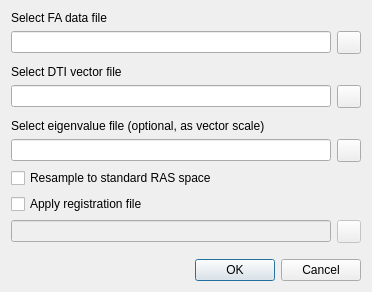
<?xml version="1.0" encoding="UTF-8"?>
<ui version="4.0">
 <class>DialogLoadDTI</class>
 <widget class="QDialog" name="DialogLoadDTI">
  <property name="geometry">
   <rect>
    <x>0</x>
    <y>0</y>
    <width>377</width>
    <height>348</height>
   </rect>
  </property>
  <property name="windowTitle">
   <string>Load DTI Volume</string>
  </property>
  <layout class="QVBoxLayout" name="verticalLayout">
   <property name="sizeConstraint">
    <enum>QLayout::SetFixedSize</enum>
   </property>
   <item>
    <widget class="QLabel" name="label">
     <property name="text">
      <string>Select FA data file</string>
     </property>
    </widget>
   </item>
   <item>
    <layout class="QHBoxLayout" name="horizontalLayout">
     <item>
      <widget class="QLineEdit" name="lineEditFA">
       <property name="minimumSize">
        <size>
         <width>320</width>
         <height>0</height>
        </size>
       </property>
      </widget>
     </item>
     <item>
      <widget class="QToolButton" name="toolButtonOpenFA">
       <property name="text">
        <string/>
       </property>
       <property name="icon">
        <iconset resource="freeview.qrc">
         <normaloff>:/resource/icons/file_open_16.png</normaloff>:/resource/icons/file_open_16.png</iconset>
       </property>
      </widget>
     </item>
    </layout>
   </item>
   <item>
    <spacer name="verticalSpacer_2">
     <property name="orientation">
      <enum>Qt::Vertical</enum>
     </property>
     <property name="sizeType">
      <enum>QSizePolicy::Fixed</enum>
     </property>
     <property name="sizeHint" stdset="0">
      <size>
       <width>0</width>
       <height>5</height>
      </size>
     </property>
    </spacer>
   </item>
   <item>
    <widget class="QLabel" name="label_2">
     <property name="text">
      <string>Select DTI vector file</string>
     </property>
    </widget>
   </item>
   <item>
    <layout class="QHBoxLayout" name="horizontalLayout_2">
     <item>
      <widget class="QLineEdit" name="lineEditVector"/>
     </item>
     <item>
      <widget class="QToolButton" name="toolButtonOpenVector">
       <property name="text">
        <string/>
       </property>
       <property name="icon">
        <iconset resource="freeview.qrc">
         <normaloff>:/resource/icons/file_open_16.png</normaloff>:/resource/icons/file_open_16.png</iconset>
       </property>
      </widget>
     </item>
    </layout>
   </item>
   <item>
    <spacer name="verticalSpacer_3">
     <property name="orientation">
      <enum>Qt::Vertical</enum>
     </property>
     <property name="sizeType">
      <enum>QSizePolicy::Fixed</enum>
     </property>
     <property name="sizeHint" stdset="0">
      <size>
       <width>0</width>
       <height>5</height>
      </size>
     </property>
    </spacer>
   </item>
   <item>
    <widget class="QLabel" name="label_3">
     <property name="text">
      <string>Select eigenvalue file (optional, as vector scale)</string>
     </property>
    </widget>
   </item>
   <item>
    <layout class="QHBoxLayout" name="horizontalLayout_4">
     <item>
      <widget class="QLineEdit" name="lineEditEigenvalue"/>
     </item>
     <item>
      <widget class="QToolButton" name="toolButtonOpenEigenvalue">
       <property name="text">
        <string/>
       </property>
       <property name="icon">
        <iconset resource="freeview.qrc">
         <normaloff>:/resource/icons/file_open_16.png</normaloff>:/resource/icons/file_open_16.png</iconset>
       </property>
      </widget>
     </item>
    </layout>
   </item>
   <item>
    <widget class="QCheckBox" name="checkBoxResample">
     <property name="text">
      <string>Resample to standard RAS space</string>
     </property>
    </widget>
   </item>
   <item>
    <widget class="QCheckBox" name="checkBoxRegistration">
     <property name="text">
      <string>Apply registration file</string>
     </property>
    </widget>
   </item>
   <item>
    <layout class="QHBoxLayout" name="horizontalLayout_3">
     <item>
      <widget class="QLineEdit" name="lineEditRegistration">
       <property name="enabled">
        <bool>false</bool>
       </property>
      </widget>
     </item>
     <item>
      <widget class="QToolButton" name="toolButtonOpenRegistration">
       <property name="enabled">
        <bool>false</bool>
       </property>
       <property name="text">
        <string/>
       </property>
       <property name="icon">
        <iconset resource="freeview.qrc">
         <normaloff>:/resource/icons/file_open_16.png</normaloff>:/resource/icons/file_open_16.png</iconset>
       </property>
      </widget>
     </item>
    </layout>
   </item>
   <item>
    <spacer name="verticalSpacer">
     <property name="orientation">
      <enum>Qt::Vertical</enum>
     </property>
     <property name="sizeHint" stdset="0">
      <size>
       <width>0</width>
       <height>10</height>
      </size>
     </property>
    </spacer>
   </item>
   <item>
    <widget class="QDialogButtonBox" name="buttonBox">
     <property name="orientation">
      <enum>Qt::Horizontal</enum>
     </property>
     <property name="standardButtons">
      <set>QDialogButtonBox::Cancel|QDialogButtonBox::Ok</set>
     </property>
    </widget>
   </item>
  </layout>
 </widget>
 <resources>
  <include location="freeview.qrc"/>
 </resources>
 <connections>
  <connection>
   <sender>buttonBox</sender>
   <signal>rejected()</signal>
   <receiver>DialogLoadDTI</receiver>
   <slot>reject()</slot>
   <hints>
    <hint type="sourcelabel">
     <x>334</x>
     <y>338</y>
    </hint>
    <hint type="destinationlabel">
     <x>286</x>
     <y>274</y>
    </hint>
   </hints>
  </connection>
  <connection>
   <sender>checkBoxRegistration</sender>
   <signal>toggled(bool)</signal>
   <receiver>lineEditRegistration</receiver>
   <slot>setEnabled(bool)</slot>
   <hints>
    <hint type="sourcelabel">
     <x>146</x>
     <y>255</y>
    </hint>
    <hint type="destinationlabel">
     <x>152</x>
     <y>289</y>
    </hint>
   </hints>
  </connection>
  <connection>
   <sender>checkBoxRegistration</sender>
   <signal>toggled(bool)</signal>
   <receiver>toolButtonOpenRegistration</receiver>
   <slot>setEnabled(bool)</slot>
   <hints>
    <hint type="sourcelabel">
     <x>296</x>
     <y>255</y>
    </hint>
    <hint type="destinationlabel">
     <x>366</x>
     <y>292</y>
    </hint>
   </hints>
  </connection>
  <connection>
   <sender>buttonBox</sender>
   <signal>accepted()</signal>
   <receiver>DialogLoadDTI</receiver>
   <slot>OnOK()</slot>
   <hints>
    <hint type="sourcelabel">
     <x>233</x>
     <y>338</y>
    </hint>
    <hint type="destinationlabel">
     <x>376</x>
     <y>257</y>
    </hint>
   </hints>
  </connection>
  <connection>
   <sender>toolButtonOpenRegistration</sender>
   <signal>clicked()</signal>
   <receiver>DialogLoadDTI</receiver>
   <slot>OnButtonRegistration()</slot>
   <hints>
    <hint type="sourcelabel">
     <x>366</x>
     <y>292</y>
    </hint>
    <hint type="destinationlabel">
     <x>376</x>
     <y>168</y>
    </hint>
   </hints>
  </connection>
  <connection>
   <sender>toolButtonOpenFA</sender>
   <signal>clicked()</signal>
   <receiver>DialogLoadDTI</receiver>
   <slot>OnButtonFA()</slot>
   <hints>
    <hint type="sourcelabel">
     <x>352</x>
     <y>46</y>
    </hint>
    <hint type="destinationlabel">
     <x>376</x>
     <y>53</y>
    </hint>
   </hints>
  </connection>
  <connection>
   <sender>toolButtonOpenVector</sender>
   <signal>clicked()</signal>
   <receiver>DialogLoadDTI</receiver>
   <slot>OnButtonVector()</slot>
   <hints>
    <hint type="sourcelabel">
     <x>360</x>
     <y>124</y>
    </hint>
    <hint type="destinationlabel">
     <x>376</x>
     <y>126</y>
    </hint>
   </hints>
  </connection>
  <connection>
   <sender>toolButtonOpenEigenvalue</sender>
   <signal>clicked()</signal>
   <receiver>DialogLoadDTI</receiver>
   <slot>OnButtonEigenvalue()</slot>
   <hints>
    <hint type="sourcelabel">
     <x>350</x>
     <y>184</y>
    </hint>
    <hint type="destinationlabel">
     <x>697</x>
     <y>215</y>
    </hint>
   </hints>
  </connection>
 </connections>
 <slots>
  <slot>OnOK()</slot>
  <slot>OnButtonVector()</slot>
  <slot>OnButtonFA()</slot>
  <slot>OnButtonRegistration()</slot>
  <slot>OnButtonEigenvalue()</slot>
 </slots>
</ui>
